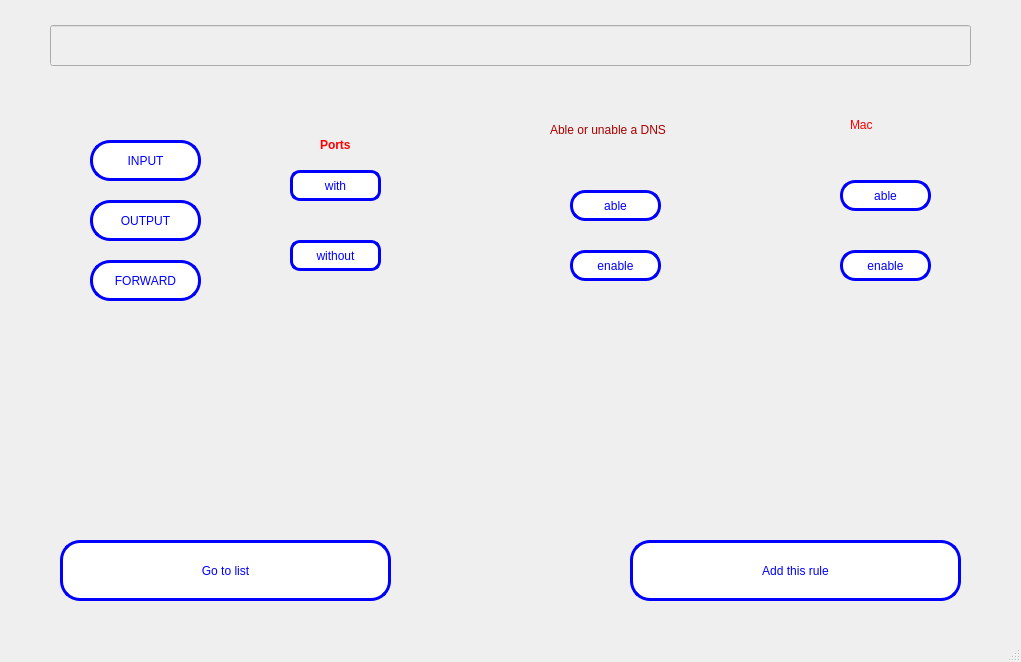
<?xml version="1.0" encoding="UTF-8"?>
<ui version="4.0">
 <class>MainWindow</class>
 <widget class="QMainWindow" name="MainWindow">
  <property name="geometry">
   <rect>
    <x>0</x>
    <y>0</y>
    <width>1021</width>
    <height>662</height>
   </rect>
  </property>
  <property name="windowTitle">
   <string>MainWindow</string>
  </property>
  <widget class="QWidget" name="centralwidget">
   <widget class="QStackedWidget" name="stackedWidget">
    <property name="enabled">
     <bool>true</bool>
    </property>
    <property name="geometry">
     <rect>
      <x>0</x>
      <y>0</y>
      <width>1021</width>
      <height>631</height>
     </rect>
    </property>
    <property name="currentIndex">
     <number>2</number>
    </property>
    <widget class="QWidget" name="page">
     <widget class="QScrollArea" name="scrollArea">
      <property name="geometry">
       <rect>
        <x>30</x>
        <y>10</y>
        <width>921</width>
        <height>441</height>
       </rect>
      </property>
      <property name="widgetResizable">
       <bool>true</bool>
      </property>
      <widget class="QWidget" name="scrollAreaWidgetContents">
       <property name="geometry">
        <rect>
         <x>0</x>
         <y>0</y>
         <width>919</width>
         <height>439</height>
        </rect>
       </property>
       <widget class="QTextEdit" name="textEdit">
        <property name="geometry">
         <rect>
          <x>0</x>
          <y>0</y>
          <width>921</width>
          <height>441</height>
         </rect>
        </property>
        <property name="styleSheet">
         <string notr="true">font: 700 italic 20pt &quot;C059 [urw]&quot;;
color: rgb(85, 0, 127);</string>
        </property>
       </widget>
      </widget>
     </widget>
     <widget class="QPushButton" name="pushButton">
      <property name="geometry">
       <rect>
        <x>80</x>
        <y>500</y>
        <width>201</width>
        <height>41</height>
       </rect>
      </property>
      <property name="styleSheet">
       <string notr="true">QPushButton{
color:blue;
background-color: white;
border:3px solid blue;
border-radius:20px;
}
QPushButton::hover{
color:red;
background-color: black;
border:3px solid black;
border-radius:20px;
}</string>
      </property>
      <property name="text">
       <string>Add more rules</string>
      </property>
     </widget>
     <widget class="QPushButton" name="pushButton_2">
      <property name="geometry">
       <rect>
        <x>430</x>
        <y>500</y>
        <width>201</width>
        <height>41</height>
       </rect>
      </property>
      <property name="styleSheet">
       <string notr="true">QPushButton{
color:blue;
background-color: white;
border:3px solid blue;
border-radius:20px;
}
QPushButton::hover{
color:red;
background-color: black;
border:3px solid black;
border-radius:20px;
}</string>
      </property>
      <property name="text">
       <string>delete rules</string>
      </property>
     </widget>
     <widget class="QPushButton" name="pushButton_3">
      <property name="geometry">
       <rect>
        <x>760</x>
        <y>500</y>
        <width>201</width>
        <height>41</height>
       </rect>
      </property>
      <property name="styleSheet">
       <string notr="true">QPushButton{
color:blue;
background-color: white;
border:3px solid blue;
border-radius:20px;
}
QPushButton::hover{
color:red;
background-color: black;
border:3px solid black;
border-radius:20px;
}</string>
      </property>
      <property name="text">
       <string>Reset All</string>
      </property>
     </widget>
    </widget>
    <widget class="QWidget" name="page_3">
     <widget class="QPushButton" name="pushButton_4">
      <property name="geometry">
       <rect>
        <x>360</x>
        <y>480</y>
        <width>331</width>
        <height>61</height>
       </rect>
      </property>
      <property name="styleSheet">
       <string notr="true">QPushButton{
color:blue;
background-color: white;
border:3px solid blue;
border-radius:20px;
}
QPushButton::hover{
color:red;
background-color: black;
border:3px solid black;
border-radius:20px;
}</string>
      </property>
      <property name="text">
       <string>Go to list</string>
      </property>
     </widget>
    </widget>
    <widget class="QWidget" name="page_2">
     <property name="enabled">
      <bool>true</bool>
     </property>
     <widget class="QLineEdit" name="lineEdit_2">
      <property name="enabled">
       <bool>false</bool>
      </property>
      <property name="geometry">
       <rect>
        <x>50</x>
        <y>25</y>
        <width>921</width>
        <height>41</height>
       </rect>
      </property>
     </widget>
     <widget class="QStackedWidget" name="stackedWidget_2">
      <property name="geometry">
       <rect>
        <x>210</x>
        <y>110</y>
        <width>241</width>
        <height>201</height>
       </rect>
      </property>
      <property name="currentIndex">
       <number>0</number>
      </property>
      <widget class="QWidget" name="page_4">
       <widget class="QPushButton" name="pushButton_6">
        <property name="geometry">
         <rect>
          <x>80</x>
          <y>60</y>
          <width>91</width>
          <height>31</height>
         </rect>
        </property>
        <property name="styleSheet">
         <string notr="true">QPushButton{
color:blue;
background-color: white;
border:3px solid blue;
border-radius:10px;
}
QPushButton::hover{
color:red;
background-color: black;
border:3px solid black;
border-radius:10px;
}</string>
        </property>
        <property name="text">
         <string>with</string>
        </property>
       </widget>
       <widget class="QPushButton" name="pushButton_7">
        <property name="geometry">
         <rect>
          <x>80</x>
          <y>130</y>
          <width>91</width>
          <height>31</height>
         </rect>
        </property>
        <property name="styleSheet">
         <string notr="true">QPushButton{
color:blue;
background-color: white;
border:3px solid blue;
border-radius:10px;
}
QPushButton::hover{
color:red;
background-color: black;
border:3px solid black;
border-radius:10px;
}</string>
        </property>
        <property name="text">
         <string>without</string>
        </property>
       </widget>
       <widget class="QLabel" name="label">
        <property name="geometry">
         <rect>
          <x>110</x>
          <y>20</y>
          <width>121</width>
          <height>31</height>
         </rect>
        </property>
        <property name="text">
         <string>&lt;html&gt;&lt;head/&gt;&lt;body&gt;&lt;p&gt;&lt;span style=&quot; font-weight:700; color:#ff0000;&quot;&gt;Ports&lt;/span&gt;&lt;/p&gt;&lt;/body&gt;&lt;/html&gt;</string>
        </property>
       </widget>
      </widget>
      <widget class="QWidget" name="page_10">
       <widget class="QLabel" name="label_9">
        <property name="geometry">
         <rect>
          <x>90</x>
          <y>40</y>
          <width>181</width>
          <height>51</height>
         </rect>
        </property>
        <property name="styleSheet">
         <string notr="true">font: 600 18pt &quot;Noto Serif Condensed SemiBold&quot;;</string>
        </property>
        <property name="text">
         <string>&lt;html&gt;&lt;head/&gt;&lt;body&gt;&lt;p&gt;&lt;span style=&quot; color:#ff0000;&quot;&gt;Done&lt;/span&gt;&lt;/p&gt;&lt;/body&gt;&lt;/html&gt;</string>
        </property>
       </widget>
       <widget class="QPushButton" name="pushButton_17">
        <property name="geometry">
         <rect>
          <x>80</x>
          <y>110</y>
          <width>91</width>
          <height>31</height>
         </rect>
        </property>
        <property name="styleSheet">
         <string notr="true">QPushButton{
color:blue;
background-color: white;
border:3px solid blue;
border-radius:10px;
}
QPushButton::hover{
color:red;
background-color: black;
border:3px solid black;
border-radius:10px;
}</string>
        </property>
        <property name="text">
         <string>go back</string>
        </property>
       </widget>
      </widget>
      <widget class="QWidget" name="page_5">
       <widget class="QLabel" name="label_2">
        <property name="geometry">
         <rect>
          <x>70</x>
          <y>20</y>
          <width>121</width>
          <height>31</height>
         </rect>
        </property>
        <property name="text">
         <string>&lt;html&gt;&lt;head/&gt;&lt;body&gt;&lt;p&gt;&lt;span style=&quot; color:#ff1aba;&quot;&gt;Set valable port&lt;/span&gt;&lt;/p&gt;&lt;/body&gt;&lt;/html&gt;</string>
        </property>
       </widget>
       <widget class="QPushButton" name="pushButton_15">
        <property name="geometry">
         <rect>
          <x>140</x>
          <y>120</y>
          <width>91</width>
          <height>31</height>
         </rect>
        </property>
        <property name="styleSheet">
         <string notr="true">QPushButton{
color:blue;
background-color: white;
border:3px solid blue;
border-radius:10px;
}
QPushButton::hover{
color:red;
background-color: black;
border:3px solid black;
border-radius:10px;
}</string>
        </property>
        <property name="text">
         <string>go back</string>
        </property>
       </widget>
       <widget class="QPushButton" name="pushButton_18">
        <property name="geometry">
         <rect>
          <x>40</x>
          <y>120</y>
          <width>91</width>
          <height>31</height>
         </rect>
        </property>
        <property name="styleSheet">
         <string notr="true">QPushButton{
color:blue;
background-color: white;
border:3px solid blue;
border-radius:10px;
}
QPushButton::hover{
color:red;
background-color: black;
border:3px solid black;
border-radius:10px;
}</string>
        </property>
        <property name="text">
         <string>Send</string>
        </property>
       </widget>
       <widget class="QLineEdit" name="lineEdit_7">
        <property name="geometry">
         <rect>
          <x>40</x>
          <y>70</y>
          <width>201</width>
          <height>31</height>
         </rect>
        </property>
        <property name="styleSheet">
         <string notr="true">border:2px solid black;
border-radius: 10px;</string>
        </property>
       </widget>
      </widget>
     </widget>
     <widget class="QStackedWidget" name="stackedWidget_3">
      <property name="geometry">
       <rect>
        <x>40</x>
        <y>110</y>
        <width>201</width>
        <height>221</height>
       </rect>
      </property>
      <property name="currentIndex">
       <number>0</number>
      </property>
      <widget class="QWidget" name="page_6">
       <widget class="QPushButton" name="pushButton_8">
        <property name="geometry">
         <rect>
          <x>50</x>
          <y>30</y>
          <width>111</width>
          <height>41</height>
         </rect>
        </property>
        <property name="styleSheet">
         <string notr="true">QPushButton{
color:blue;
background-color: white;
border:3px solid blue;
border-radius:20px;
}
QPushButton::hover{
color:red;
background-color: black;
border:3px solid black;
border-radius:20px;
}</string>
        </property>
        <property name="text">
         <string>INPUT</string>
        </property>
       </widget>
       <widget class="QPushButton" name="pushButton_9">
        <property name="geometry">
         <rect>
          <x>50</x>
          <y>90</y>
          <width>111</width>
          <height>41</height>
         </rect>
        </property>
        <property name="styleSheet">
         <string notr="true">QPushButton{
color:blue;
background-color: white;
border:3px solid blue;
border-radius:20px;
}
QPushButton::hover{
color:red;
background-color: black;
border:3px solid black;
border-radius:20px;
}</string>
        </property>
        <property name="text">
         <string>OUTPUT</string>
        </property>
       </widget>
       <widget class="QPushButton" name="pushButton_10">
        <property name="geometry">
         <rect>
          <x>50</x>
          <y>150</y>
          <width>111</width>
          <height>41</height>
         </rect>
        </property>
        <property name="styleSheet">
         <string notr="true">QPushButton{
color:blue;
background-color: white;
border:3px solid blue;
border-radius:20px;
}
QPushButton::hover{
color:red;
background-color: black;
border:3px solid black;
border-radius:20px;
}</string>
        </property>
        <property name="text">
         <string>FORWARD</string>
        </property>
       </widget>
      </widget>
      <widget class="QWidget" name="page_7">
       <widget class="QRadioButton" name="radioButton">
        <property name="geometry">
         <rect>
          <x>50</x>
          <y>20</y>
          <width>102</width>
          <height>41</height>
         </rect>
        </property>
        <property name="text">
         <string>REJECT</string>
        </property>
       </widget>
       <widget class="QRadioButton" name="radioButton_2">
        <property name="geometry">
         <rect>
          <x>50</x>
          <y>60</y>
          <width>102</width>
          <height>41</height>
         </rect>
        </property>
        <property name="text">
         <string>ACCEPT</string>
        </property>
       </widget>
       <widget class="QRadioButton" name="radioButton_3">
        <property name="geometry">
         <rect>
          <x>50</x>
          <y>100</y>
          <width>102</width>
          <height>41</height>
         </rect>
        </property>
        <property name="text">
         <string>DROP</string>
        </property>
       </widget>
       <widget class="QPushButton" name="pushButton_16">
        <property name="geometry">
         <rect>
          <x>50</x>
          <y>150</y>
          <width>91</width>
          <height>31</height>
         </rect>
        </property>
        <property name="styleSheet">
         <string notr="true">QPushButton{
color:blue;
background-color: white;
border:3px solid blue;
border-radius:10px;
}
QPushButton::hover{
color:red;
background-color: black;
border:3px solid black;
border-radius:10px;
}</string>
        </property>
        <property name="text">
         <string>go back</string>
        </property>
       </widget>
      </widget>
     </widget>
     <widget class="QLabel" name="label_6">
      <property name="geometry">
       <rect>
        <x>550</x>
        <y>110</y>
        <width>251</width>
        <height>41</height>
       </rect>
      </property>
      <property name="text">
       <string>&lt;html&gt;&lt;head/&gt;&lt;body&gt;&lt;p&gt;&lt;span style=&quot; color:#aa0000;&quot;&gt;Able or unable a DNS&lt;/span&gt;&lt;/p&gt;&lt;/body&gt;&lt;/html&gt;</string>
      </property>
     </widget>
     <widget class="QStackedWidget" name="stackedWidget_4">
      <property name="geometry">
       <rect>
        <x>530</x>
        <y>150</y>
        <width>191</width>
        <height>151</height>
       </rect>
      </property>
      <property name="currentIndex">
       <number>0</number>
      </property>
      <widget class="QWidget" name="page_8">
       <widget class="QPushButton" name="pushButton_11">
        <property name="geometry">
         <rect>
          <x>40</x>
          <y>40</y>
          <width>91</width>
          <height>31</height>
         </rect>
        </property>
        <property name="styleSheet">
         <string notr="true">QPushButton{
color:blue;
background-color: white;
border:3px solid blue;
border-radius:15px;
}
QPushButton::hover{
color:red;
background-color: black;
border:3px solid black;
border-radius:15px;
}</string>
        </property>
        <property name="text">
         <string>able</string>
        </property>
       </widget>
       <widget class="QPushButton" name="pushButton_12">
        <property name="geometry">
         <rect>
          <x>40</x>
          <y>100</y>
          <width>91</width>
          <height>31</height>
         </rect>
        </property>
        <property name="styleSheet">
         <string notr="true">QPushButton{
color:blue;
background-color: white;
border:3px solid blue;
border-radius:15px;
}
QPushButton::hover{
color:red;
background-color: black;
border:3px solid black;
border-radius:15px;
}</string>
        </property>
        <property name="text">
         <string>enable</string>
        </property>
       </widget>
      </widget>
      <widget class="QWidget" name="page_13">
       <widget class="QLabel" name="label_10">
        <property name="geometry">
         <rect>
          <x>70</x>
          <y>20</y>
          <width>111</width>
          <height>41</height>
         </rect>
        </property>
        <property name="text">
         <string>&lt;html&gt;&lt;head/&gt;&lt;body&gt;&lt;p&gt;&lt;span style=&quot; color:#aa0000;&quot;&gt;DONE&lt;/span&gt;&lt;/p&gt;&lt;/body&gt;&lt;/html&gt;</string>
        </property>
       </widget>
       <widget class="QPushButton" name="pushButton_19">
        <property name="geometry">
         <rect>
          <x>50</x>
          <y>70</y>
          <width>91</width>
          <height>31</height>
         </rect>
        </property>
        <property name="styleSheet">
         <string notr="true">QPushButton{
color:blue;
background-color: white;
border:3px solid blue;
border-radius:10px;
}
QPushButton::hover{
color:red;
background-color: black;
border:3px solid black;
border-radius:10px;
}</string>
        </property>
        <property name="text">
         <string>go back</string>
        </property>
       </widget>
      </widget>
      <widget class="QWidget" name="page_9">
       <widget class="QLineEdit" name="lineEdit_5">
        <property name="geometry">
         <rect>
          <x>0</x>
          <y>50</y>
          <width>181</width>
          <height>26</height>
         </rect>
        </property>
        <property name="styleSheet">
         <string notr="true">border:2px solid black;
border-radius: 10px;</string>
        </property>
       </widget>
       <widget class="QLabel" name="label_7">
        <property name="geometry">
         <rect>
          <x>60</x>
          <y>10</y>
          <width>121</width>
          <height>31</height>
         </rect>
        </property>
        <property name="styleSheet">
         <string notr="true">font: 18pt &quot;Noto Sans Mono SemiCondensed&quot;;
text-decoration: underline;</string>
        </property>
        <property name="text">
         <string>&lt;html&gt;&lt;head/&gt;&lt;body&gt;&lt;p&gt;&lt;span style=&quot; color:#ff00ff;&quot;&gt;DNS&lt;/span&gt;&lt;/p&gt;&lt;/body&gt;&lt;/html&gt;</string>
        </property>
       </widget>
       <widget class="QPushButton" name="pushButton_14">
        <property name="geometry">
         <rect>
          <x>100</x>
          <y>90</y>
          <width>91</width>
          <height>31</height>
         </rect>
        </property>
        <property name="styleSheet">
         <string notr="true">QPushButton{
color:blue;
background-color: white;
border:3px solid blue;
border-radius:10px;
}
QPushButton::hover{
color:red;
background-color: black;
border:3px solid black;
border-radius:10px;
}</string>
        </property>
        <property name="text">
         <string>go back</string>
        </property>
       </widget>
       <widget class="QPushButton" name="pushButton_20">
        <property name="geometry">
         <rect>
          <x>0</x>
          <y>90</y>
          <width>91</width>
          <height>31</height>
         </rect>
        </property>
        <property name="styleSheet">
         <string notr="true">QPushButton{
color:blue;
background-color: white;
border:3px solid blue;
border-radius:10px;
}
QPushButton::hover{
color:red;
background-color: black;
border:3px solid black;
border-radius:10px;
}</string>
        </property>
        <property name="text">
         <string>Send</string>
        </property>
       </widget>
      </widget>
     </widget>
     <widget class="QPushButton" name="pushButton_13">
      <property name="geometry">
       <rect>
        <x>630</x>
        <y>540</y>
        <width>331</width>
        <height>61</height>
       </rect>
      </property>
      <property name="styleSheet">
       <string notr="true">QPushButton{
color:blue;
background-color: white;
border:3px solid blue;
border-radius:20px;
}
QPushButton::hover{
color:red;
background-color: black;
border:3px solid black;
border-radius:20px;
}</string>
      </property>
      <property name="text">
       <string>Add this rule</string>
      </property>
     </widget>
     <widget class="QPushButton" name="pushButton_5">
      <property name="geometry">
       <rect>
        <x>60</x>
        <y>540</y>
        <width>331</width>
        <height>61</height>
       </rect>
      </property>
      <property name="styleSheet">
       <string notr="true">QPushButton{
color:blue;
background-color: white;
border:3px solid blue;
border-radius:20px;
}
QPushButton::hover{
color:red;
background-color: black;
border:3px solid black;
border-radius:20px;
}</string>
      </property>
      <property name="text">
       <string>Go to list</string>
      </property>
     </widget>
     <widget class="QLabel" name="label_8">
      <property name="geometry">
       <rect>
        <x>850</x>
        <y>100</y>
        <width>181</width>
        <height>51</height>
       </rect>
      </property>
      <property name="styleSheet">
       <string notr="true">font: 600 18pt &quot;Noto Serif Condensed SemiBold&quot;;</string>
      </property>
      <property name="text">
       <string>&lt;html&gt;&lt;head/&gt;&lt;body&gt;&lt;p&gt;&lt;span style=&quot; color:#ff0000;&quot;&gt;Mac&lt;/span&gt;&lt;/p&gt;&lt;/body&gt;&lt;/html&gt;</string>
      </property>
     </widget>
     <widget class="QStackedWidget" name="stackedWidget_5">
      <property name="geometry">
       <rect>
        <x>770</x>
        <y>160</y>
        <width>221</width>
        <height>171</height>
       </rect>
      </property>
      <property name="currentIndex">
       <number>0</number>
      </property>
      <widget class="QWidget" name="page_11">
       <widget class="QPushButton" name="pushButton_21">
        <property name="geometry">
         <rect>
          <x>70</x>
          <y>20</y>
          <width>91</width>
          <height>31</height>
         </rect>
        </property>
        <property name="styleSheet">
         <string notr="true">QPushButton{
color:blue;
background-color: white;
border:3px solid blue;
border-radius:15px;
}
QPushButton::hover{
color:red;
background-color: black;
border:3px solid black;
border-radius:15px;
}</string>
        </property>
        <property name="text">
         <string>able</string>
        </property>
       </widget>
       <widget class="QPushButton" name="pushButton_22">
        <property name="geometry">
         <rect>
          <x>70</x>
          <y>90</y>
          <width>91</width>
          <height>31</height>
         </rect>
        </property>
        <property name="styleSheet">
         <string notr="true">QPushButton{
color:blue;
background-color: white;
border:3px solid blue;
border-radius:15px;
}
QPushButton::hover{
color:red;
background-color: black;
border:3px solid black;
border-radius:15px;
}</string>
        </property>
        <property name="text">
         <string>enable</string>
        </property>
       </widget>
      </widget>
      <widget class="QWidget" name="page_12">
       <widget class="QLineEdit" name="lineEdit_6">
        <property name="geometry">
         <rect>
          <x>10</x>
          <y>30</y>
          <width>201</width>
          <height>31</height>
         </rect>
        </property>
        <property name="styleSheet">
         <string notr="true">border:2px solid black;
border-radius: 10px;</string>
        </property>
       </widget>
       <widget class="QPushButton" name="pushButton_23">
        <property name="geometry">
         <rect>
          <x>10</x>
          <y>90</y>
          <width>91</width>
          <height>31</height>
         </rect>
        </property>
        <property name="styleSheet">
         <string notr="true">QPushButton{
color:blue;
background-color: white;
border:3px solid blue;
border-radius:10px;
}
QPushButton::hover{
color:red;
background-color: black;
border:3px solid black;
border-radius:10px;
}</string>
        </property>
        <property name="text">
         <string>Send</string>
        </property>
       </widget>
       <widget class="QPushButton" name="pushButton_24">
        <property name="geometry">
         <rect>
          <x>120</x>
          <y>90</y>
          <width>91</width>
          <height>31</height>
         </rect>
        </property>
        <property name="styleSheet">
         <string notr="true">QPushButton{
color:blue;
background-color: white;
border:3px solid blue;
border-radius:10px;
}
QPushButton::hover{
color:red;
background-color: black;
border:3px solid black;
border-radius:10px;
}</string>
        </property>
        <property name="text">
         <string>go back</string>
        </property>
       </widget>
      </widget>
      <widget class="QWidget" name="page_14">
       <widget class="QLabel" name="label_11">
        <property name="geometry">
         <rect>
          <x>30</x>
          <y>20</y>
          <width>181</width>
          <height>51</height>
         </rect>
        </property>
        <property name="styleSheet">
         <string notr="true">font: 600 18pt &quot;Noto Serif Condensed SemiBold&quot;;</string>
        </property>
        <property name="text">
         <string>&lt;html&gt;&lt;head/&gt;&lt;body&gt;&lt;p&gt;&lt;span style=&quot; color:#ff0000;&quot;&gt;Done&lt;/span&gt;&lt;/p&gt;&lt;/body&gt;&lt;/html&gt;</string>
        </property>
       </widget>
       <widget class="QPushButton" name="pushButton_25">
        <property name="geometry">
         <rect>
          <x>60</x>
          <y>80</y>
          <width>91</width>
          <height>31</height>
         </rect>
        </property>
        <property name="styleSheet">
         <string notr="true">QPushButton{
color:blue;
background-color: white;
border:3px solid blue;
border-radius:10px;
}
QPushButton::hover{
color:red;
background-color: black;
border:3px solid black;
border-radius:10px;
}</string>
        </property>
        <property name="text">
         <string>go back</string>
        </property>
       </widget>
      </widget>
     </widget>
    </widget>
   </widget>
  </widget>
  <widget class="QMenuBar" name="menubar">
   <property name="geometry">
    <rect>
     <x>0</x>
     <y>0</y>
     <width>1021</width>
     <height>23</height>
    </rect>
   </property>
  </widget>
  <widget class="QStatusBar" name="statusbar"/>
 </widget>
 <resources/>
 <connections/>
</ui>
